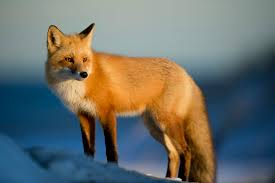
#> input picture BasicOperations/data/Coyote.jpeg, 275 x 183 px
$ python crop.py
#> lines starting #> are read from the running program, lines starting #| are printed output that depends on the picture
import os
import cv2


img = cv2.imread(os.path.join('.', 'data', 'Coyote.jpeg'))
#> img is the input picture: shape (183, 275, 3); mean B, G, R 105.8, 111.2, 107.2
print(img.shape)
#| (183, 275, 3)
corpped_img = img[10:50, 20:50]
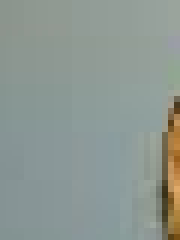
#> corpped_img: shape (40, 30, 3) (shown 6 times larger); mean B, G, R 146.1, 151.8, 141.2
cv2.imshow('corpped_img', corpped_img)
cv2.imshow('img',img)
cv2.waitKey(0)
